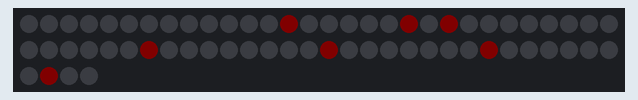
Bench run of a program on a simulated ATtiny85, built with avr-gcc and run on an emulated ATtiny85. Parts: 64 RGB LEDs in strip order, left to right, continuing on the next row. Dim RGB values are drawn brighter than linear.

Above: at 0.07 s.
At 0.93 s:
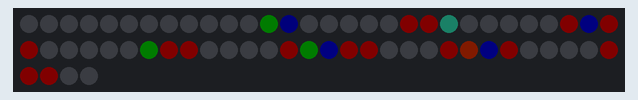
At 1.35 s:
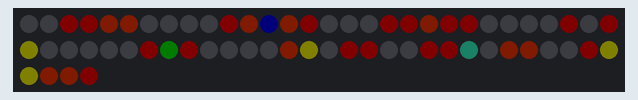
At 2.78 s:
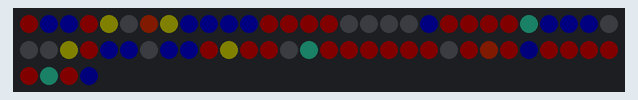
At 4.34 s:
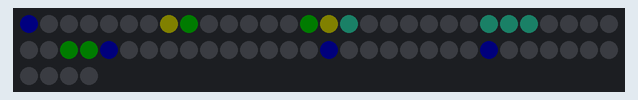
At 5.58 s:
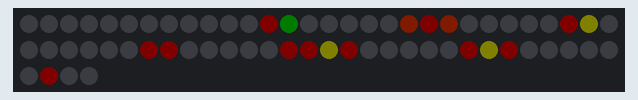

The program:

main.cpp
```cpp
#ifndef UNIT_TEST
#include <Arduino.h>
#include <FastLED.h>
#include "life.h"

#define NUM_LEDS BOARD_SIZE * BOARD_SIZE
#define CHIPSET WS2812
#define COLOR_ORDER GRB

#ifdef __AVR_ATtiny85__
#define LED_PIN PB0
#else
#define LED_PIN 10
#endif

const unsigned long colour_map[] = {
  CRGB::Black,
  CRGB::DarkBlue,
  CRGB::Blue,
  CRGB::Turquoise,
  CRGB::Green,
  CRGB::Yellow,
  CRGB::OrangeRed,
  CRGB::Red
};

CRGB leds[NUM_LEDS];

GameOfLife game;

// Interesting states:
// 1989 - loops
// 3754 - end state is a letter D
// 131846 - f pantomime
// 235406336 - https://en.wikipedia.org/wiki/Glider_(Conway%27s_Life)
// 970717134848 - Die hard
// 46369272376832 - ?
// 252956460974080 - Acorn
// 16926019738927104 - Lightweight Spaceship
// 18446744073709551615LL - all lit
unsigned long long state = 252956460974080;

void setup() {
  FastLED.addLeds<CHIPSET, LED_PIN, COLOR_ORDER>(leds, NUM_LEDS);
  FastLED.setBrightness(5);
#ifdef DEBUG
    FastLED.setMaxRefreshRate(0, false);
#endif

  game.init(state);
#ifndef __AVR_ATtiny85__
  Serial.begin(115200);
#endif
}

void displayState() {
  for (register byte x = 0; x < BOARD_SIZE; x++)
    for (register byte y = 0; y < BOARD_SIZE; y++)
      leds[x + y * BOARD_SIZE] = colour_map[game.board.getColourIdx(x, y)];
    FastLED.show();
  delay(100);
}

void loop() {
  displayState();

  while (!game.isFinished()) {
#ifndef __AVR_ATtiny85__
    game.debug(Serial);
#endif
    game.evolve();
    displayState();
  }

  game.init(state);
}
#endif
```

board.cpp
```cpp
#include <board.h>
#include <string.h>

// DONE
inline byte chunk(register byte x, register byte y) {
  /*
   * Find a chunk (2 bytes) which includes the 3 bit value we're interested in.
   * The value can occur at a boundary => we need 16 bits.
   */
  register byte bit_offset = BITS_PER_PIXEL * (x + y * BOARD_SIZE);
  return bit_offset / 8;
}

// DONE
inline byte shiftval(register byte x, register byte y) {
  /*
   * Suppose we have the 16 bits we're interested in at hand. By how much
   * do we need to shift to the right to be able to mask the 3 bit value
   * and retrieve it?
   */

  // How many bits are there to the left of this chunk?
  register byte left_bit_offset = BITS_PER_PIXEL * (x + y * BOARD_SIZE);
  left_bit_offset %= 8;

  return 16 - 3 - left_bit_offset;
}

// DONE
byte Board::colorval(register byte x, register byte y) {
  register word theChunk = 0;
  register byte chunkNum = chunk(x, y);
  theChunk = this->storage[chunkNum];
  theChunk <<= 8;
  theChunk += this->storage[chunkNum + 1];
  theChunk >>= shiftval(x, y);
  return (byte)(theChunk & 7);
}

void Board::setcolorval(register byte x, register byte y, register byte val) {
  // copy chunk
  register word theChunk = 0;
  register byte chunkNum = chunk(x, y);
  theChunk = this->storage[chunkNum];
  theChunk <<= 8;
  theChunk += this->storage[chunkNum + 1];

  // knock out masked bits with & (11000111111)
  register byte left_bit_offset = BITS_PER_PIXEL * (x + y * BOARD_SIZE);
  left_bit_offset %= 8;

  word mask = 7;
  mask <<= 16 - (left_bit_offset + 3); // is this right?
  theChunk &= ~mask;

  // put bits in using |
  mask = 0;
  mask = val;
  mask <<= 16 - (left_bit_offset + 3);
  theChunk |= mask;

  // save back
  this->storage[chunkNum + 1] = theChunk & 0xff;
  theChunk >>= 8;
  this->storage[chunkNum] = theChunk & 0xff;
}

// DONE
byte Board::getLit(register byte x, register byte y) {
  return this->colorval(x, y) == 7;
}

// DONE
void Board::setLit(register byte x, register byte y, register byte val) {
  this->setcolorval(x, y, val ? 7 : 0);
}

// DONE
byte Board::getColourIdx(register byte x, register byte y) {
  return this->colorval(x, y);
}

// DONE
void Board::setColourIdx(register byte x, register byte y, register byte val) {
  return this->setcolorval(x, y, val);
}

// DONE
void Board::clearBoard() {
  memset(this->storage, 0, BYTES_OF_STORAGE);
}

// DONE
void Board::decayAll() {
  // can be optimized?
  for (register byte x = 0; x < BOARD_SIZE; x++)
    for (register byte y = 0; y < BOARD_SIZE; y++) {
      register byte color = this->getColourIdx(x, y);
      if (color > 0) color--;
      this->setColourIdx(x, y, color);
    }
}

// DONE
void Board::copyFrom(Board &board) {
  memcpy(this->storage, board.storage, BYTES_OF_STORAGE);
}
```

board.h
```cpp
#include <datatypes.h>

#define BOARD_SIZE 8
#define BITS_PER_PIXEL 3
#define BYTES_OF_STORAGE BOARD_SIZE * BOARD_SIZE * BITS_PER_PIXEL / 8

struct Board {
  byte storage[BYTES_OF_STORAGE];

  byte getLit(byte, byte);
  void setLit(byte, byte, byte);
  byte getColourIdx(byte, byte);
  void setColourIdx(byte, byte, byte);
  void clearBoard();
  void decayAll();
  void copyFrom(Board &);

  //private:
  byte colorval(byte, byte);
  void setcolorval(byte, byte, byte);
};
```

datatypes.h
```cpp
typedef unsigned char byte;
typedef unsigned int word;
```

life.cpp
```cpp
#include <life.h>

GameOfLife::GameOfLife() {
  this->board.clearBoard();
}

void GameOfLife::init(unsigned long long matrix) {
    // we don't care if the incoming value gets modified
    for (byte x = 0; x < BOARD_SIZE; x++) {
        for (byte y = 0; y < BOARD_SIZE; y++) {
	        this->board.setLit(x, y, matrix & 1);
	        matrix >>= 1;
        }
    }
}

byte GameOfLife::countNeighbours(byte x, byte y) {
    // Look at the LSB, we use the rest of the bits to indicate colour.
    byte count = 0;
    // These need to be chars (signed) for the indexing to work.
    for (char x1 = x - 1; x1 <= x + 1; x1++)
        for (char y1 = y - 1; y1 <= y + 1; y1++)
	  count += this->board.getLit(
				      (x1 + BOARD_SIZE) % BOARD_SIZE,
	                              (y1 + BOARD_SIZE) % BOARD_SIZE
				      );
    return count - this->board.getLit(x, y);
}

void GameOfLife::evolve() {
    // tested
    Board newboard;
    newboard.clearBoard();
    newboard.copyFrom(this->board);
    newboard.decayAll();
    for (byte x = 0; x < BOARD_SIZE; x++) {
        for (byte y = 0; y < BOARD_SIZE; y++) {
            byte neighbours = this->countNeighbours(x, y);
            // light up what needs to be lit up
            if (neighbours == 3 || (neighbours == 2 && this->board.getLit(x, y))) {
                // colour me red, and light up
	      newboard.setLit(x, y, 1);
            }
        }
    }
    this->board.copyFrom(newboard);
}

bool GameOfLife::isFinished() {
    for (byte x = 0; x < BOARD_SIZE; x++)
        for (byte y = 0; y < BOARD_SIZE; y++)
	  // Wait until all cells are dark.
	  if (this->board.getColourIdx(x, y))
                return false;
    return true;
}

#ifndef __AVR_ATtiny85__
void GameOfLife::debug(Print &p) {
  p.println();
  for (byte x = 0; x < BOARD_SIZE; x++) {
    for (byte y = 0; y < BOARD_SIZE; y++) {
      p.print(this->board.getLit(x, y) ? "*" : " ");
      p.print(" ");
    }
    p.print(" | ");
    for (byte y = 0; y < BOARD_SIZE; y++) {
      p.print(this->board.getColourIdx(x, y));
      p.print(" ");
    }
    p.println();
  }
}
#endif
```

life.h
```cpp
#include <Arduino.h>
#include <string.h>
#include "board.h"

struct GameOfLife {
    public:
    GameOfLife();
    void init(unsigned long long);
    void evolve();
    byte getColourIndex(byte);
#ifndef __AVR_ATtiny85__
    void debug(Print&);
#endif
    bool isFinished();

    inline byte countNeighbours(byte, byte);
    inline void updateBoard(Board);

    Board board;
};
```

Measured:
- by itself, everything shown: repeats every 5.1 s, in 36 steps
